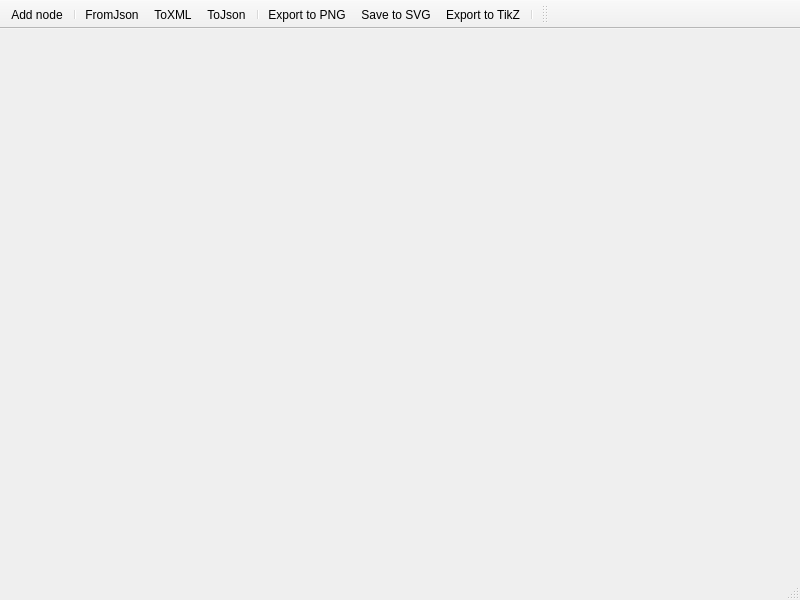
<?xml version="1.0" encoding="UTF-8"?>
<ui version="4.0">
 <class>MainWindow</class>
 <widget class="QMainWindow" name="MainWindow">
  <property name="geometry">
   <rect>
    <x>0</x>
    <y>0</y>
    <width>800</width>
    <height>600</height>
   </rect>
  </property>
  <property name="windowTitle">
   <string>Boxology</string>
  </property>
  <widget class="QWidget" name="centralwidget"/>
  <widget class="QToolBar" name="toolBar">
   <property name="windowTitle">
    <string>toolBar</string>
   </property>
   <property name="movable">
    <bool>false</bool>
   </property>
   <property name="floatable">
    <bool>false</bool>
   </property>
   <attribute name="toolBarArea">
    <enum>TopToolBarArea</enum>
   </attribute>
   <attribute name="toolBarBreak">
    <bool>false</bool>
   </attribute>
   <addaction name="actionAdd_node"/>
   <addaction name="separator"/>
   <addaction name="actionFromJson"/>
   <addaction name="actionToXML"/>
   <addaction name="actionToJson"/>
   <addaction name="separator"/>
   <addaction name="actionExport_to_PNG"/>
   <addaction name="actionSave_to_SVG"/>
   <addaction name="actionExport_to_TikZ"/>
   <addaction name="separator"/>
  </widget>
  <widget class="QToolBar" name="cognitionToolbar">
   <property name="windowTitle">
    <string>toolBar_2</string>
   </property>
   <attribute name="toolBarArea">
    <enum>TopToolBarArea</enum>
   </attribute>
   <attribute name="toolBarBreak">
    <bool>false</bool>
   </attribute>
  </widget>
  <widget class="QStatusBar" name="statusBar"/>
  <action name="actionAdd_node">
   <property name="icon">
    <iconset theme="list-add">
     <normaloff/>
    </iconset>
   </property>
   <property name="text">
    <string>Add node</string>
   </property>
  </action>
  <action name="actionToJson">
   <property name="icon">
    <iconset theme="document-save">
     <normaloff/>
    </iconset>
   </property>
   <property name="text">
    <string>ToJson</string>
   </property>
   <property name="toolTip">
    <string>Save to JSON</string>
   </property>
  </action>
  <action name="actionFromJson">
   <property name="icon">
    <iconset theme="document-open">
     <normaloff/>
    </iconset>
   </property>
   <property name="text">
    <string>FromJson</string>
   </property>
   <property name="toolTip">
    <string>Load from JSON</string>
   </property>
  </action>
  <action name="actionSave_to_SVG">
   <property name="icon">
    <iconset resource="../../rc/resources.qrc">
     <normaloff>:/icons/svg.png</normaloff>:/icons/svg.png</iconset>
   </property>
   <property name="text">
    <string>Save to SVG</string>
   </property>
   <property name="toolTip">
    <string>Export to SVG</string>
   </property>
  </action>
  <action name="actionExport_to_TikZ">
   <property name="icon">
    <iconset resource="../../rc/resources.qrc">
     <normaloff>:/icons/tex.png</normaloff>:/icons/tex.png</iconset>
   </property>
   <property name="text">
    <string>Export to TikZ</string>
   </property>
  </action>
  <action name="actionExport_to_PNG">
   <property name="icon">
    <iconset resource="../../rc/resources.qrc">
     <normaloff>:/icons/image.png</normaloff>:/icons/image.png</iconset>
   </property>
   <property name="text">
    <string>Export to PNG</string>
   </property>
   <property name="toolTip">
    <string>Export to PNG</string>
   </property>
  </action>
  <action name="actionToXML">
   <property name="icon">
    <iconset theme="document-save"/>
   </property>
   <property name="text">
    <string>ToXML</string>
   </property>
   <property name="toolTip">
    <string>Save to XML</string>
   </property>
  </action>
 </widget>
 <resources>
  <include location="../../rc/resources.qrc"/>
 </resources>
 <connections/>
</ui>
